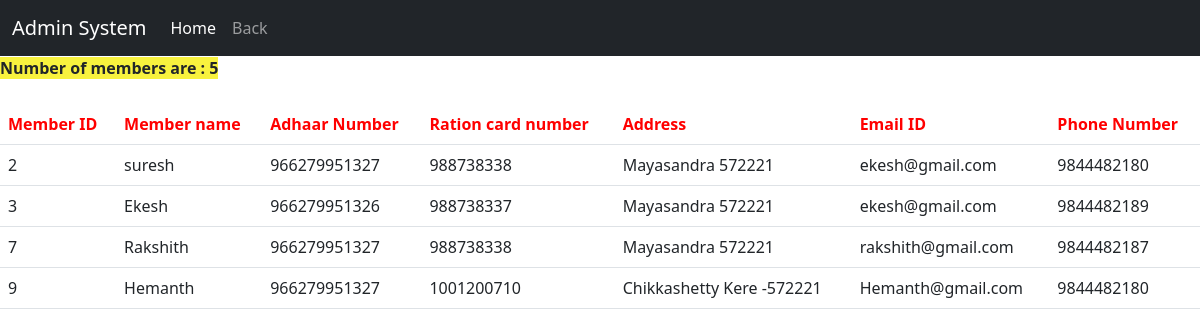
The app's page /view_all.php with its own data.
### tables this page shows
CREATE TABLE `members` (
  `m_id` int(6) NOT NULL,
  `m_name` varchar(16) NOT NULL,
  `password` varchar(300) NOT NULL,
  `adhaar` varchar(17) NOT NULL,
  `r_card` varchar(20) NOT NULL,
  `adress` varchar(500) NOT NULL,
  `email_id` varchar(300) NOT NULL,
  `ph_no` varchar(10) NOT NULL,
  `a_set` int(11) NOT NULL,
  `p_set` int(11) NOT NULL,
  `f_set` int(11) NOT NULL,
  `ln_set` int(11) NOT NULL
);

### view_all.php (the view, shortened to what this page needs)
<!DOCTYPE html>
<html lang="en">
<head>
    <link href="https://cdn.jsdelivr.net/npm/bootstrap@5.1.3/dist/css/bootstrap.min.css" rel="stylesheet">
</head>
<body>
<nav class="navbar navbar-expand-lg navbar-dark bg-dark">
  <div class="container-fluid">
    <a class="navbar-brand" href="#">Admin System</a>
    <div class="collapse navbar-collapse" id="navbarSupportedContent">
      <ul class="navbar-nav me-auto mb-2 mb-lg-0">
        <li class="nav-item">
          <a class="nav-link active" aria-current="page" href="objgoa1.php">Home</a>
        </li>
        <li class="nav-item">
          <a class="nav-link" href="admin.php">Back</a>
        </li>
      </ul>
    </div>
  </div>
</nav>
<table class="table">
        <th>Member ID</th>
        <th>Member name</th>
        <th>Adhaar Number</th>
        <th>Ration card number</th>
        <th> Address</th>
        <th>Email ID</th>
        <th>Phone Number</th>
<?php
  require_once "config.php";
         $sql = "SELECT * FROM members";
         $result = mysqli_query($conn, $sql);
         $rows=mysqli_num_rows($result);
         echo "<n><strong>Number of members are : $rows</strong></n> <br>";
         echo "<br>";
         while($row = mysqli_fetch_assoc($result)){
          if($row['m_name']=="admin"){
            echo "";
          }
          else{
          echo "<tr>
                    <td>$row[m_id]</td>
                    <td>$row[m_name]</td>
                    <td>$row[adhaar]</td>
                    <td>$row[r_card]</td>
                    <td>$row[adress]</td>
                    <td>$row[email_id]</td>
                    <td>$row[ph_no]</td>
                    </tr>";
         }
        }
         echo "</table>";
                    ?>
</body>
</html>

### view_all.php (style rules this page uses)
table { border:11px; border-collapse: collapse; border-color:black; }
th { color:red; }
n { background-color:rgb(248, 242, 62); }

### records on screen
members: m_id "2", m_name "suresh", adhaar "966279951327", r_card "988738338", adress "Mayasandra 572221", email "ekesh@gmail.com", ph_no "9844482180"
members: m_id "3", m_name "Ekesh", adhaar "966279951326", r_card "988738337", adress "Mayasandra 572221", email "ekesh@gmail.com", ph_no "9844482189"
members: m_id "7", m_name "Rakshith", adhaar "966279951327", r_card "988738338", adress "Mayasandra 572221", email "rakshith@gmail.com", ph_no "9844482187"
members: m_id "9", m_name "Hemanth", adhaar "966279951327", r_card "1001200710", adress "Chikkashetty Kere -572221", email "Hemanth@gmail.com", ph_no "9844482180"

### other values on screen
$rows "5"
